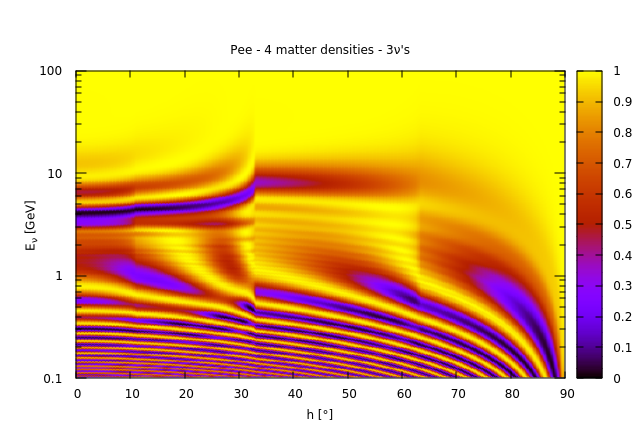

Reproduce this figure in gnuplot.
#!/usr/local/bin/gnuplot -persist
#
#    
#    	G N U P L O T
#    	Version 5.4 patchlevel 0    last modified 2020-07-13 
#    
#    	Copyright (C) 1986-1993, 1998, 2004, 2007-2020
#    	Thomas Williams, Colin Kelley and many others
#    
#    	gnuplot home:     http://www.gnuplot.info
#    	faq, bugs, etc:   type "help FAQ"
#    	immediate help:   type "help"  (plot window: hit 'h')
# set terminal qt 0 font "Sans,9"
# set output
unset clip points
set clip one
unset clip two
unset clip radial
set errorbars front 1.000000 
set border 31 front lt black linewidth 1.000 dashtype solid
set zdata 
set ydata 
set xdata 
set y2data 
set x2data 
set boxwidth
set boxdepth 0
set style fill  empty border
set style rectangle back fc  bgnd fillstyle   solid 1.00 border lt -1
set style circle radius graph 0.02 
set style ellipse size graph 0.05, 0.03 angle 0 units xy
set dummy x, y
set format x "% h" 
set format y "% h" 
set format x2 "% h" 
set format y2 "% h" 
set format z "% h" 
set format cb "% h" 
set format r "% h" 
set ttics format "% h"
set timefmt "%d/%m/%y,%H:%M"
set angles radians
set tics back
unset grid
unset raxis
set theta counterclockwise right
set style parallel front  lt black linewidth 2.000 dashtype solid
set key notitle
set key fixed right top vertical Right noreverse enhanced autotitle nobox
set key noinvert samplen 4 spacing 1 width 0 height 0 
set key maxcolumns 0 maxrows 0
set key noopaque
unset label
unset arrow
unset style line
unset style arrow
set style histogram clustered gap 2 title textcolor lt -1
unset object
unset walls
set style textbox  transparent margins  1.0,  1.0 border  lt -1 linewidth  1.0
set offsets 0, 0, 0, 0
set pointsize 1
set pointintervalbox 1
set encoding utf8
unset polar
unset parametric
unset spiderplot
unset decimalsign
unset micro
unset minussign
set view map scale 1
set rgbmax 255
set samples 100, 100
set isosamples 10, 10
unset surface 
unset contour
set cntrlabel  format '%8.3g' font '' start 5 interval 20
set mapping cartesian
set datafile separator whitespace
set datafile nocolumnheaders
unset hidden3d
set cntrparam order 4
set cntrparam linear
set cntrparam levels 5
set cntrparam levels auto
set cntrparam firstlinetype 0 unsorted
set cntrparam points 5
set size ratio 0 1,1
set origin 0,0
set style data pm3d
set style function pm3d
unset xzeroaxis
unset yzeroaxis
unset zzeroaxis
unset x2zeroaxis
unset y2zeroaxis
set xyplane relative 0.5
set tics scale  1, 0.5, 1, 1, 1
set mxtics default
set mytics default
set mztics default
set mx2tics default
set my2tics default
set mcbtics default
set mrtics default
set nomttics
set xtics border in scale 1,0.5 mirror norotate  autojustify
set xtics  norangelimit autofreq 
set ytics border in scale 1,0.5 mirror norotate  autojustify
set ytics  norangelimit logscale autofreq 
set ztics border in scale 1,0.5 nomirror norotate  autojustify
set ztics  norangelimit autofreq 
unset x2tics
unset y2tics
set cbtics border in scale 1,0.5 mirror norotate  autojustify
set cbtics  norangelimit autofreq 
set rtics axis in scale 1,0.5 nomirror norotate  autojustify
set rtics  norangelimit autofreq 
unset ttics
set title "Pee - 4 matter densities - 3{/symbol n}'s" 
set title  font "" textcolor lt -1 norotate
set timestamp bottom 
set timestamp "" 
set timestamp  font "" textcolor lt -1 norotate
set trange [ * : * ] noreverse nowriteback
set urange [ * : * ] noreverse nowriteback
set vrange [ * : * ] noreverse nowriteback
set xlabel "h [°]" 
set xlabel  font "" textcolor lt -1 norotate
set x2label "" 
set x2label  font "" textcolor lt -1 norotate
set xrange [ * : * ] noreverse writeback
set x2range [ * : * ] noreverse writeback
set ylabel "E_{/symbol n} [GeV]" 
set ylabel  font "" textcolor lt -1 rotate
set y2label "" 
set y2label  font "" textcolor lt -1 rotate
set yrange [ * : * ] noreverse writeback
set y2range [ * : * ] noreverse writeback
set zlabel "" 
set zlabel  font "" textcolor lt -1 norotate
set zrange [ * : * ] noreverse writeback
set cblabel "" 
set cblabel  font "" textcolor lt -1 rotate
set cbrange [ * : * ] noreverse writeback
set rlabel "" 
set rlabel  font "" textcolor lt -1 norotate
set rrange [ * : * ] noreverse writeback
unset logscale
set logscale y 10
unset jitter
set zero 1e-08
set lmargin  -1
set bmargin  -1
set rmargin  -1
set tmargin  -1
set locale "es_MX.UTF-8"
set pm3d implicit at b
set pm3d scansautomatic
set pm3d interpolate 0,0 flush begin noftriangles noborder corners2color mean
set pm3d clip z 
set pm3d nolighting
set palette positive nops_allcF maxcolors 0 gamma 1.5 color model RGB 
set palette rgbformulae 7, 5, 15
set colorbox default
set colorbox vertical origin screen 0.9, 0.2 size screen 0.05, 0.6 front  noinvert bdefault
set style boxplot candles range  1.50 outliers pt 7 separation 1 labels auto unsorted
set loadpath 
set fontpath
set psdir
set fit brief errorvariables nocovariancevariables errorscaling prescale nowrap v5
GNUTERM = "qt"
VoxelDistance = 9.00500479207635e-308
## Last datafile plotted: "pruebas_zenith.dat"
splot 'pruebas_zenith.dat'
#    EOF
